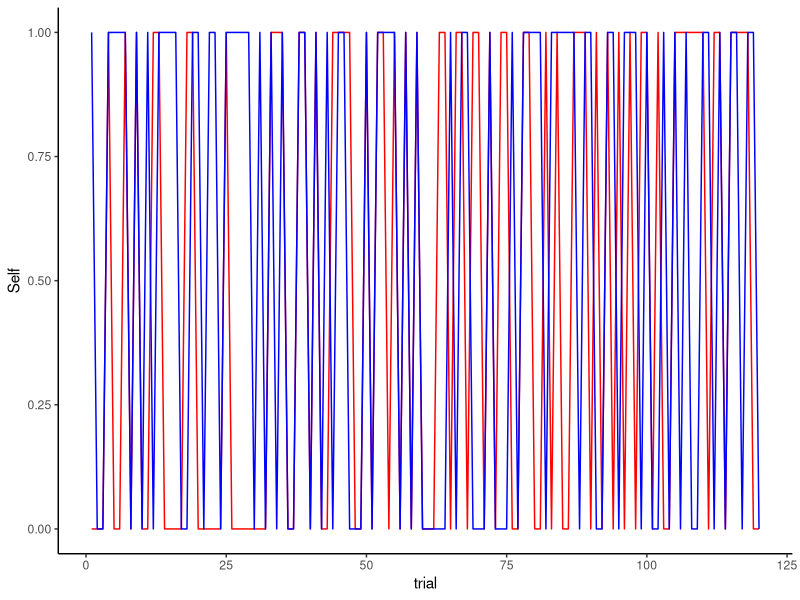
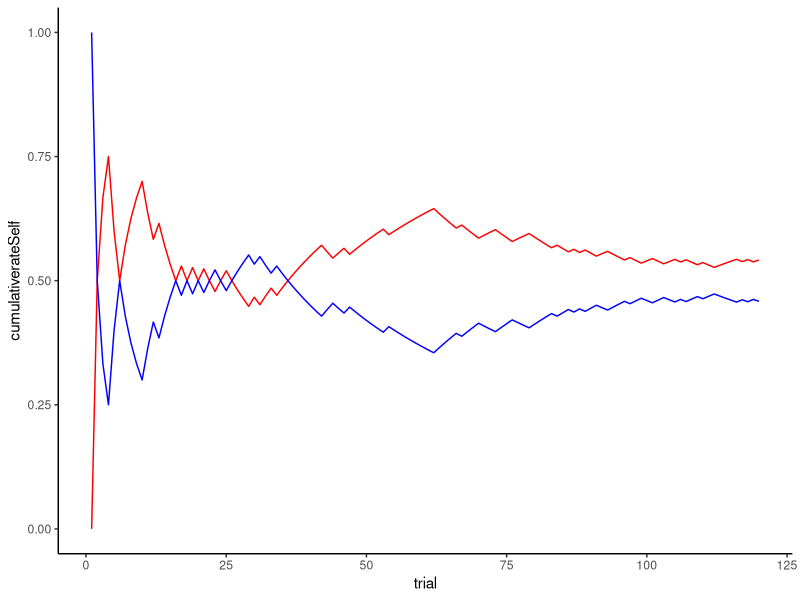
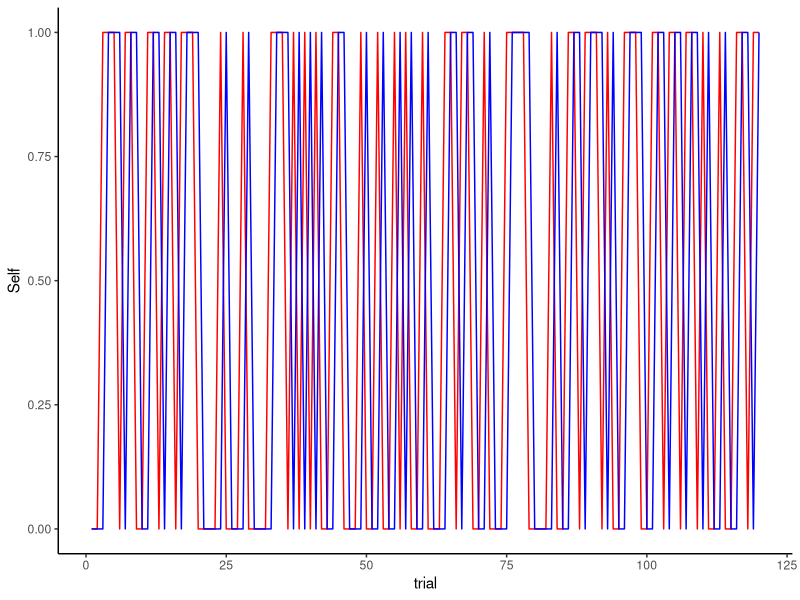
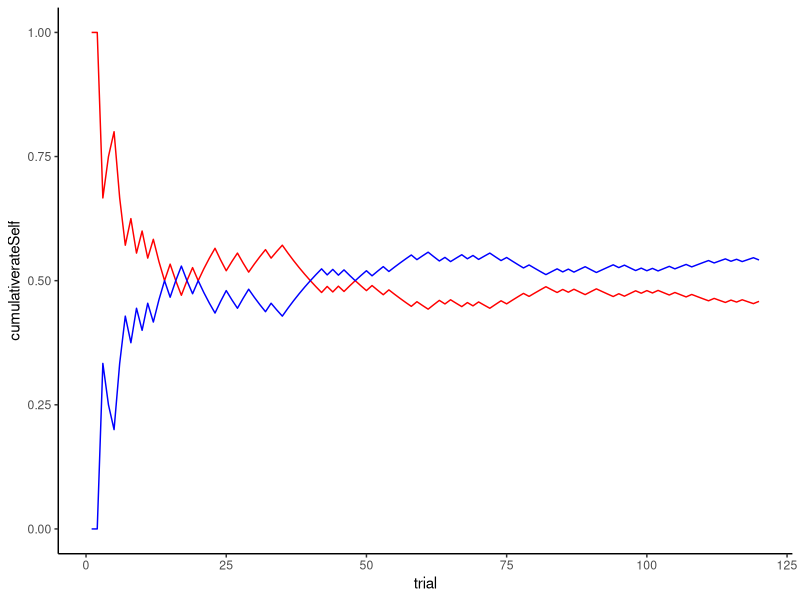
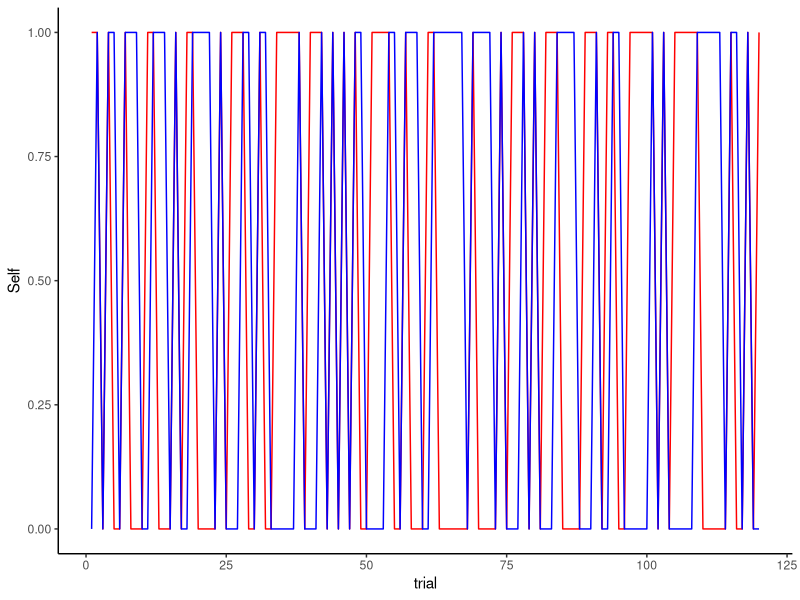
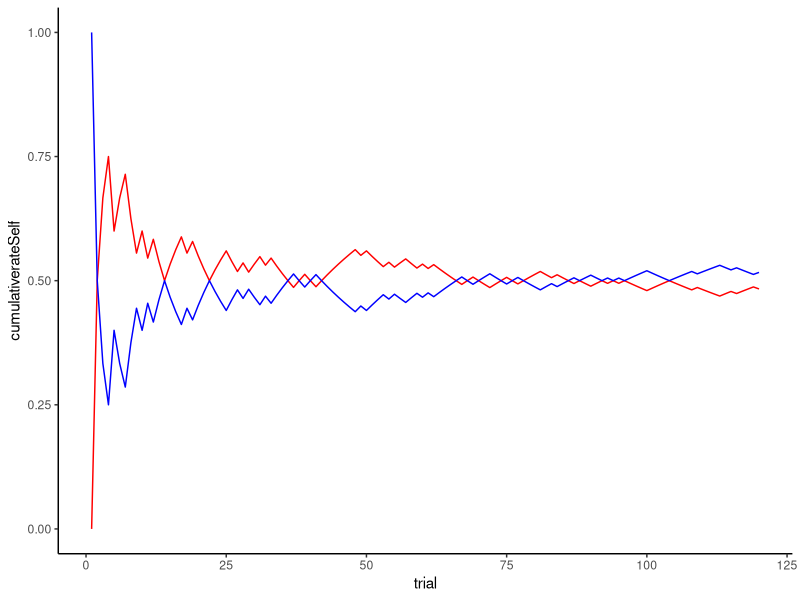
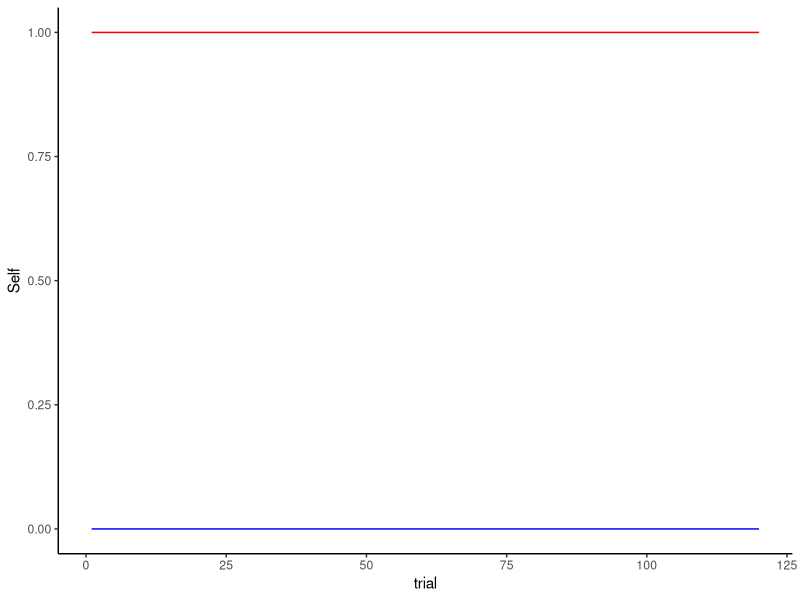
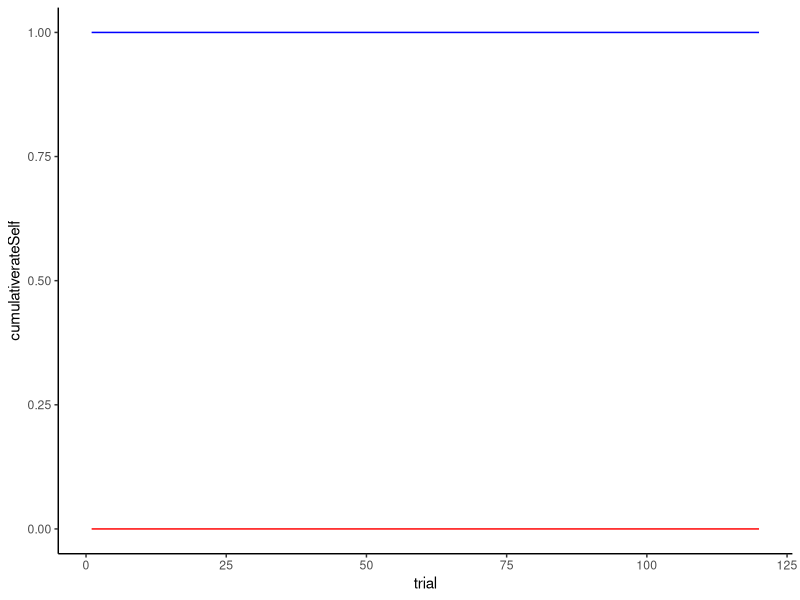

Source code (R) for these figures, in order:
## ---- chunk 1
library(tidyverse)
library(reshape2)
## ---- chunk 2
#Defining agent function
RandomAgent_f <- function(rate){
  choice <- rbinom(1, 1, rate)
  return(choice)
}

#Running simulation
#Define rate of choosing 0 or 1
rate <- 0.5

#Define number of trials
trials <- 120

#Create empty vector
randomChoice <- rep(NA, trials)

#Run simulation and save output
for (t in seq(trials)) {randomChoice[t] <- RandomAgent_f(rate)}

#Transform output to tibble
dl <- tibble(trial = seq(trials), choice = randomChoice)

#Plot output
pl <- ggplot(dl, aes(trial, choice)) + geom_line() + theme_classic()
#pl
## ---- chunk 3
#Defining agent function
WSLSAgent_f <- function(prevChoice, Feedback) {
  if (Feedback == 1) {      #If feedback = 1 (win), stay
    choice = prevChoice
  }
  else if (Feedback == 0) { #If feedback = 0 (loss), shift
    choice = 1 - prevChoice
  }
  return(choice)
}
## ---- chunk 4
#Define agent function
ProbWSLSAgent_f <- function(prevChoice, Feedback, noise){ 
  
  if(rbinom(1,1, noise) == 1){ 
    
    if (Feedback == 0){
      choice = prevChoice
    } else if (Feedback == 1) {
      choice = 1-prevChoice } }
  
  else {
    if (Feedback == 1){
      choice = prevChoice
    } else if (Feedback == 0) {
      choice = 1-prevChoice } }
  
return(choice) }
## ---- chunk 5
#Define agent function
WSSLSSAgent_f <- function(prevChoice, Feedback){
  for (i in 2:trials){
  if (i %% 2 == 0) {      # if even trial number
    if (Feedback == 1){
    win = TRUE            # keep track of current strategy
    choice = 1-prevChoice 
  } else if (Feedback == 0) { 
    win = FALSE           # keep track of current strategy
    choice = prevChoice }
  }
    
  else if (i %% 2 != 0) { # if odd trial number
    if (win == TRUE) {    # if the win-shift-shift strategy
    choice = prevChoice
    if (prevChoice == 1){
      choice = 0
  }   else if (prevChoice == 0) {
        choice = 1}
    
    if (win == FALSE) {   # if the lose-stay-stay strategy
    choice = prevChoice
    if (prevChoice == 1){
      choice = 1
  }   else if (prevChoice == 0) {
        choice = 0}}
    }
    }
        }
  return(choice) }
## ---- chunk 6
#Define rate
rate <- 0.5

#Define number of trials
trials = 120

#Define noise (the probability of using strategy win-shift-lose-stay)
noise <- 0.67

#Define empty vectors for dealer and player
Self <- rep(NA, trials)   #player
Other <- rep(NA, trials)  #dealer

#Define random first choice for player
Self[1] <- RandomAgent_f(0.5)

#Run simulation
for (t in seq(trials)){Other[t] <- RandomAgent_f(rate)}
for (i in 2:trials){
  if (Self[i-1] == Other[i-1]){
    Feedback = 1
  } else {Feedback = 0}
  Self[i] <- ProbWSLSAgent_f(Self[i-1], Feedback, noise)
}

#Visualizing 
#The choices
df <- tibble(Self, Other, trial = seq(trials), Feedback = as.numeric(Self==Other))
ggplot(df) + theme_classic() + geom_line(color="red", aes(trial, Self)) + geom_line(color="blue", aes(trial, Other))

#The performance
df <- df %>% mutate(
cumulativerateSelf = cumsum(Feedback) / seq_along(Feedback), cumulativerateOther = cumsum(1-Feedback) / seq_along(Feedback) )
ggplot(df) + theme_classic() + geom_line(color="red", aes(trial, cumulativerateSelf)) + geom_line(color="blue", aes(trial, cumulativerateOther))
## ---- chunk 7
#Define rate
rate <- 0.5

#Define number of trials
trials = 120

#Define noise (the probability of using strategy win-shift-lose-stay)
noise <- 0.67

#Define empty vectors
Self <- rep(NA, trials)
Other <- rep(NA, trials)

#Define random first choice for both 
Self[1] <- RandomAgent_f(0.5)   #player
Other[1] <- RandomAgent_f(0.5)  #dealer

#Run simulation
for (i in 2:trials){
  if(Self[i-1] == Other[i-1]){
    Feedback = 1
  } else {Feedback = 0}
  Self[i] <- ProbWSLSAgent_f(Self[i-1], Feedback, noise)
  Other[i] <- WSLSAgent_f(Other[i-1], Feedback)
}

#Visualizing 
#The choices
df <- tibble(Self, Other, trial = seq(trials), Feedback = as.numeric(Self==Other))
ggplot(df) + theme_classic() + geom_line(color="red", aes(trial, Self)) + geom_line(color="blue", aes(trial, Other))

#The performance
df <- df %>% mutate(
cumulativerateSelf = cumsum(Feedback) / seq_along(Feedback), cumulativerateOther = cumsum(1-Feedback) / seq_along(Feedback) )
ggplot(df) + theme_classic() + geom_line(color="red", aes(trial, cumulativerateSelf)) + geom_line(color="blue", aes(trial, cumulativerateOther))
## ---- chunk 8
#Define rate
rate <- 0.5

#Define number of trials
trials = 120

#Define empty vectors
Self <- rep(NA, trials)
Other <- rep(NA, trials)

#Define random first choice for player
Self[1] <- RandomAgent_f(0.5) #player

#Run simulation
for (t in seq(trials)){Other[t] <- RandomAgent_f(rate)}
for (i in 2:trials){
  if (Self[i-1] == Other[i-1]){
    Feedback = 1
  } else {Feedback = 0}
  Self[i] <- WSSLSSAgent_f(Self[i-1], Feedback)
}

#Visualizing 
#The choices
df <- tibble(Self, Other, trial = seq(trials), Feedback = as.numeric(Self==Other)) 
ggplot(df) + theme_classic() + geom_line(color="red", aes(trial, Self)) + geom_line(color="blue", aes(trial, Other))

#The performance
df <- df %>% 
  mutate(cumulativerateSelf = cumsum(Feedback) / seq_along(Feedback),
         cumulativerateOther = cumsum(1-Feedback) / seq_along(Feedback) )
df


ggplot(df) + theme_classic() + geom_line(color="red", aes(trial, cumulativerateSelf)) + geom_line(color="blue", aes(trial, cumulativerateOther))
## ---- chunk 9
#Define empty vectors
Self <- rep(NA, trials) 
Other <- rep(NA, trials) 

#Define number of trials
trials = 120

#Define random first choice
Self[1] <- RandomAgent_f(0.5)   #player
Other[1] <- RandomAgent_f(0.5)  #dealer

#Run simulation
for (i in 2:trials){ 
  if (Self[i-1] == Other[i-1]){ Feedback = 1 } else {Feedback = 0}
  Self[i] <- WSSLSSAgent_f(Self[i-1], Feedback) 
  Other[i] <- WSLSAgent_f(Other[i-1], 1-Feedback) }

#Visualizing 
#The choices
df <- tibble(Self, Other, trial = seq(trials), Feedback = as.numeric(Self==Other)) 
ggplot(df) + theme_classic() + geom_line(color="red", aes(trial, Self)) + geom_line(color="blue", aes(trial, Other))

#The performance
df <- df %>% 
  mutate(cumulativerateSelf = cumsum(Feedback) / seq_along(Feedback),
         cumulativerateOther = cumsum(1-Feedback) / seq_along(Feedback) )

ggplot(df) + theme_classic() + geom_line(color="red", aes(trial, cumulativerateSelf)) + geom_line(color="blue", aes(trial, cumulativerateOther))

## ---- chunk 10
library(reshape2)

#Define rate
rate <- 0.5

# Define the number of trials and the number of repetitions
trials <- 120
repetitions <- 100

#Define noise (the probability of using strategy win-shift-lose-stay)
noise <- 0.67

#Define empty vectors for dealer and player
Self <- rep(NA, trials) #player
Other <- rep(NA, trials) #dealer

# Create empty matrices to store the results
Self_results <- matrix(0, nrow = trials, ncol = repetitions)
Other_results <- matrix(0, nrow = trials, ncol = repetitions)

#Run simulation
# Outer loop for repetitions
for (j in 1:repetitions) {
  #Define random first choice
  Self[1] <- RandomAgent_f(0.5) #player
  for (t in seq(trials)){Other[t] <- RandomAgent_f(rate)}
  for (i in 2:trials){
  if (Self[i-1] == Other[i-1]){
    Feedback = 1
  } else {Feedback = 0}
  Self[i] <- ProbWSLSAgent_f(Self[i-1], Feedback, noise)
  }
  # Store the results in the matrices
  Self_results[, j] <- Self
  Other_results[, j] <- Other
}

#Transform matrices to long (stacked) format
Self_long <- melt(Self_results)
Other_long <- melt(Other_results)

#Merge matrices (for Other, only column 3, i.e. choices)
merged <- cbind(Self_long, Other_long[,3])

#Rename dataframe variables
names(merged) <- c("Trial", "Participant", "Self_choice", "Other_choice")

#Add feedback
merged$Feedback <- as.numeric(merged$Self_choice == merged$Other_choice)

#Add cumulative performance
merged <- merged %>% 
  group_by(Participant) %>% 
  mutate(cumulativerateSelf = cumsum(Feedback) / seq_along(Feedback),
         cumulativerateOther = cumsum(1-Feedback) / seq_along(Feedback) )

#Plotting with dealer/player colors
ggplot(merged) + theme_classic() + geom_line(color="red", aes(x = Trial, y = cumulativerateSelf, group = Participant, color = as.factor(Participant))) + geom_line(color="blue", aes(x = Trial, y = cumulativerateOther, group = Participant, color = as.factor(Participant))) + labs(x = "Trial", y = "Cumulative outcome", color = "Participant") + ggtitle("Random agent (blue) vs strategy-shifting (red)")

#Plotting according to dyad
#ggplot(merged) + theme_classic() + geom_line(aes(x = Trial, y = cumulativerateSelf, group = Participant, color = as.factor(Participant))) + geom_line(aes(x = Trial, y = cumulativerateOther, group = Participant, color = as.factor(Participant))) + labs(x = "Trial", y = "Cumulative outcome", color = "Dyad")

#Print mean cumulative rate
print(mean(merged$cumulativerateSelf))
print(mean(merged$cumulativerateOther))

## ---- chunk 11
#Define rate
rate <- 0.5

#Define noise (the probability of using strategy win-shift-lose-stay)
noise <- 0.67

# Define the number of trials and the number of repetitions
trials <- 120
repetitions <- 100

#Define empty vectors
Self <- rep(NA, trials)
Other <- rep(NA, trials)

# Create empty matrices to store the results
Self_results <- matrix(0, nrow = trials, ncol = repetitions)
Other_results <- matrix(0, nrow = trials, ncol = repetitions)

#Define random first choice for both 
Self[1] <- RandomAgent_f(0.5) #player
Other[1] <- RandomAgent_f(0.5) #dealer


#Run simulation
# Outer loop for repetitions
for (j in 1:repetitions) {
  #Define random first choice
  Self[1] <- RandomAgent_f(0.5) #player
  Other[1] <- RandomAgent_f(0.5) #dealer
  for (i in 2:trials){
  if(Self[i-1] == Other[i-1]){
    Feedback = 1
  } else {Feedback = 0}
  Self[i] <- ProbWSLSAgent_f(Self[i-1], Feedback, noise)
  Other[i] <- WSLSAgent_f(Other[i-1], Feedback)
}
  # Store the results in the matrices
  Self_results[, j] <- Self
  Other_results[, j] <- Other
}

#Transform matrices to long (stacked) format
Self_long <- melt(Self_results)
Other_long <- melt(Other_results)

#Merge matrices
merged <- cbind(Self_long, Other_long[,3])

#Rename dataframe variables
names(merged) <- c("Trial", "Participant", "Self_choice", "Other_choice")

#Add feedback
merged$Feedback <- as.numeric(merged$Self_choice == merged$Other_choice)

#Add cumulative performance
merged <- merged %>% 
  group_by(Participant) %>% 
  mutate(cumulativerateSelf = cumsum(Feedback) / seq_along(Feedback),
         cumulativerateOther = cumsum(1-Feedback) / seq_along(Feedback) )

#Plotting with dealer/player colors
ggplot(merged) + theme_classic() + geom_line(color="red", aes(x = Trial, y = cumulativerateSelf, group = Participant, color = as.factor(Participant))) + geom_line(color="blue", aes(x = Trial, y = cumulativerateOther, group = Participant, color = as.factor(Participant))) + labs(x = "Trial", y = "Cumulative outcome", color = "Participant") + ggtitle("WSLS agent (blue) vs strategy-shifting (red)")

#Plotting according to dyad
#ggplot(merged) + theme_classic() + geom_line(aes(x = Trial, y = cumulativerateSelf, group = Participant, color = as.factor(Participant))) + geom_line(aes(x = Trial, y = cumulativerateOther, group = Participant, color = as.factor(Participant))) + labs(x = "Trial", y = "Cumulative outcome", color = "Dyad")

#Print mean cumulative rate
print(mean(merged$cumulativerateSelf))
print(mean(merged$cumulativerateOther))
## ---- chunk 12
#Define rate
rate <- 0.5

# Define the number of trials and the number of repetitions
trials <- 120
repetitions <- 100

#Define empty vectors
Self <- rep(NA, trials)
Other <- rep(NA, trials)

# Create empty matrices to store the results
Self_results <- matrix(0, nrow = trials, ncol = repetitions)
Other_results <- matrix(0, nrow = trials, ncol = repetitions)

#Define random first choice for both 
Self[1] <- RandomAgent_f(0.5) #player
Other[1] <- RandomAgent_f(0.5) #dealer

#Run simulation
# Outer loop for repetitions
for (j in 1:repetitions) {
  #Define random first choice
  Self[1] <- RandomAgent_f(0.5) #player
  for (t in seq(trials)){Other[t] <- RandomAgent_f(rate)}
  for (i in 2:trials){
  if (Self[i-1] == Other[i-1]){
    Feedback = 1
  } else {Feedback = 0}
  Self[i] <- WSSLSSAgent_f(Self[i-1], Feedback)
}
  # Store the results in the matrices
  Self_results[, j] <- Self
  Other_results[, j] <- Other
}

#Transform matrices to long (stacked) format
Self_long <- melt(Self_results)
Other_long <- melt(Other_results)

#Merge matrices
merged <- cbind(Self_long, Other_long[,3])

#Rename dataframe variables
names(merged) <- c("Trial", "Participant", "Self_choice", "Other_choice")

#Add feedback
merged$Feedback <- as.numeric(merged$Self_choice == merged$Other_choice)

#Add cumulative performance
merged <- merged %>% 
  group_by(Participant) %>% 
  mutate(cumulativerateSelf = cumsum(Feedback) / seq_along(Feedback),
         cumulativerateOther = cumsum(1-Feedback) / seq_along(Feedback) )

#Plotting with dealer/player colors
ggplot(merged) + theme_classic() + geom_line(color="red", aes(x = Trial, y = cumulativerateSelf, group = Participant, color = as.factor(Participant))) + geom_line(color="blue", aes(x = Trial, y = cumulativerateOther, group = Participant, color = as.factor(Participant))) + labs(x = "Trial", y = "Cumulative outcome", color = "Participant") + ggtitle("Random agent (blue) vs consistent agent (red)")

#Plotting according to dyad
#ggplot(merged) + theme_classic() + geom_line(aes(x = Trial, y = cumulativerateSelf, group = Participant, color = as.factor(Participant))) + geom_line(aes(x = Trial, y = cumulativerateOther, group = Participant, color = as.factor(Participant))) + labs(x = "Trial", y = "Cumulative outcome", color = "Dyad")

#Print mean cumulative rate
print(mean(merged$cumulativerateSelf))
print(mean(merged$cumulativerateOther))

## ---- chunk 13
# Define the number of trials and the number of repetitions
trials <- 120
repetitions <- 100

#Define empty vectors
Self <- rep(NA, trials) 
Other <- rep(NA, trials) 

# Create empty matrices to store the results
Self_results <- matrix(0, nrow = trials, ncol = repetitions)
Other_results <- matrix(0, nrow = trials, ncol = repetitions)

# Outer loop for repetitions
for (j in 1:repetitions) {
  #Define random first choice
  Self[1] <- RandomAgent_f(0.5) #player
  Other[1] <- RandomAgent_f(0.5) #dealer
  
  # Inner loop for trials
  for (i in 2:trials){ 
    if (Self[i-1] == Other[i-1]){ Feedback = 1 } else {Feedback = 0}
    Self[i] <- WSSLSSAgent_f(Self[i-1], Feedback) 
    Other[i] <- WSLSAgent_f(Other[i-1], 1-Feedback) }
  
  # Store the results in the matrices
  Self_results[, j] <- Self
  Other_results[, j] <- Other
}

#Transform matrices to long (stacked) format
Self_long <- melt(Self_results)
Other_long <- melt(Other_results)

#Merge matrices
merged <- cbind(Self_long, Other_long[,3])

#Rename dataframe variables
names(merged) <- c("Trial", "Participant", "Self_choice", "Other_choice")

#Add feedback
merged$Feedback <- as.numeric(merged$Self_choice == merged$Other_choice)

#Add cumulative performance
merged <- merged %>% 
  group_by(Participant) %>% 
  mutate(cumulativerateSelf = cumsum(Feedback) / seq_along(Feedback),
         cumulativerateOther = cumsum(1-Feedback) / seq_along(Feedback) )

#Plotting with dealer/player colors
ggplot(merged) + theme_classic() + geom_line(color="red", aes(x = Trial, y = cumulativerateSelf, group = Participant, color = as.factor(Participant))) + geom_line(color="blue", aes(x = Trial, y = cumulativerateOther, group = Participant, color = as.factor(Participant))) + labs(x = "Trial", y = "Cumulative outcome", color = "Participant") + ggtitle("WSLS agent (blue) vs consistent agent (red)")

#Plotting according to dyad
#ggplot(merged) + theme_classic() + geom_line(aes(x = Trial, y = cumulativerateSelf, group = Participant, color = as.factor(Participant))) + geom_line(aes(x = Trial, y = cumulativerateOther, group = Participant, color = as.factor(Participant))) + labs(x = "Trial", y = "Cumulative outcome", color = "Dyad")

#Print mean cumulative rate
print(mean(merged$cumulativerateSelf))
print(mean(merged$cumulativerateOther))
